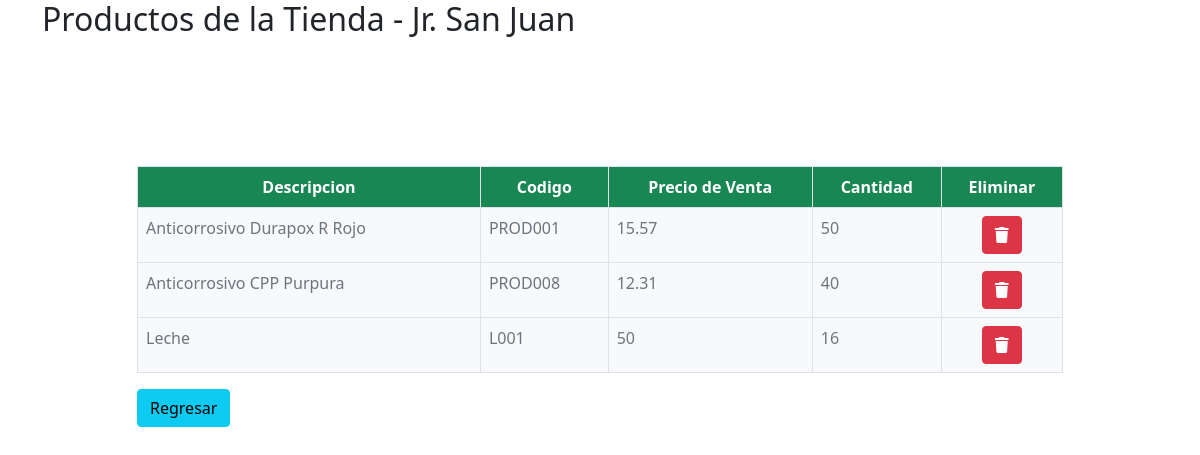
/gestionTienda/verProducto/1, run on the app's committed database.
### gestionTienda/models.py (models this page shows)
class Producto(models.Model):
    descripcionProducto = models.CharField(max_length=32, blank = True, null = True)
    codigoProducto = models.CharField(max_length=32, blank = True, null = True)
    precioProducto = models.CharField(max_length=32, blank = True, null = True)
    cantidadProducto = models.CharField(max_length=32, blank = True, null = True)
    tiendaProducto = models.ForeignKey(Tienda,on_delete=models.SET_NULL,blank=True,null=True)

### gestionTienda/views.py (the view)
# urls.py: path('verProducto/<str:idTienda>', views.verProducto, name ='verProducto')
def verProducto(request, idTienda):
    tiendaSeleccionado = Tienda.objects.get(id=idTienda)
    productosTienda = tiendaSeleccionado.producto_set.all().order_by('id')
    return render(request,'ProductoTienda.html', {
        'productosTienda':productosTienda,
        'tiendaSeleccionado':tiendaSeleccionado
    })

### gestionTienda/templates/ProductoTienda.html (shortened to what this page needs)
<!DOCTYPE html>
<html>
    <head>
        <link href="https://cdn.jsdelivr.net/npm/bootstrap@5.0.2/dist/css/bootstrap.min.css" rel="stylesheet">
        <link rel="stylesheet" href="https://cdnjs.cloudflare.com/ajax/libs/font-awesome/6.3.0/css/all.min.css" />
    </head>
    <body>
        <div>
            <div class="container">
                <div class="row">
                    <div class="col-10">
                        <div class="row">
                            <div class="col-15">
                                <h2>Productos de la Tienda - {{ tiendaSeleccionado.direccionTienda }}</h2>
                            </div>
                        </div>
                    </div>
                </div>
            </div>
        </div>
        <br>
        <br>
        <br>
        <div class="mt-5 container">
            <div class="row justify-content-center">
                <div class="col-10">
                    <table class="table table-bordered bg-dark text-white">
                        <thead class="text-center bg-success">
                            <th>Descripcion</th>
                            <th>Codigo</th>
                            <th>Precio de Venta</th>
                            <th>Cantidad</th>
                            <th>Eliminar</th>
                        </thead>
                        <tbody class="bg-light text-secondary">
                            {% for producto in productosTienda %}
                            <tr>
                                <td>{{ producto.descripcionProducto }}</td>
                                <td>{{ producto.codigoProducto }}</td>
                                <td>{{ producto.precioProducto }}</td>
                                <td>{{ producto.cantidadProducto }}</td>
                                <td class="text-center"><a class="btn btn-danger" href="{% url 'gestionTienda:eliminarProductoTienda' producto.id %}"><i class="fa-solid fa-trash"></i></a></td>
                            </tr>
                            {% endfor %}
                        </tbody>
                    </table>
                    <a class="btn btn-info" href="{% url 'gestionTienda:tienda' %}">Regresar</a>
                    <br>
                    <br>
                    <br>
                </div>
            </div>
        </div>
    </body>
</html>

### data on the page
Producto: descripcionProducto "Anticorrosivo Durapox R Rojo", codigoProducto "PROD001", precioProducto "15.57", cantidadProducto "50"
Producto: descripcionProducto "Anticorrosivo CPP Purpura", codigoProducto "PROD008", precioProducto "12.31", cantidadProducto "40"
Producto: descripcionProducto "Leche", codigoProducto "L001", precioProducto "50", cantidadProducto "16"
